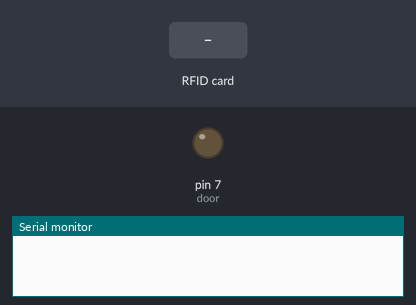
A sketch run on a simulated Arduino Uno, built with avr-gcc and run on an emulated ATmega328P. Shown: output pins drawn as LEDs (lit = HIGH), the last lines printed to the serial monitor. Inputs (shaded band) come from the test bench. Pins used as bus, display or sensor lines are not drawn.

Above: at 1.2 s.
1.3 s: RFID card 1A 43 53 A3 held to the reader
At 1.7 s:
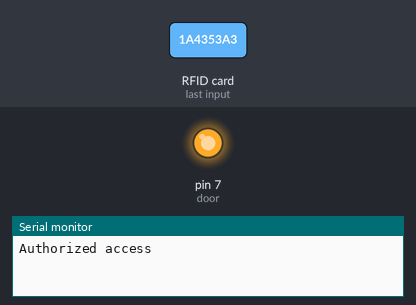
Timing chart, 0 to 4.3 s (numbered marks = the images above; inputs shaded):
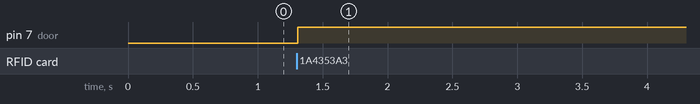

The sketch:

rfid_test.ino
```cpp
#include <SPI.h>
#include <MFRC522.h>
#define SS_PIN 10
#define RST_PIN 9
#define door 7
MFRC522 mfrc522(SS_PIN, RST_PIN);   // Create MFRC522 instance.
const int gate = 7;

void setup()
{
  Serial.begin(9600);   // Initiate a serial communication
  SPI.begin();      // Initiate  SPI bus
  mfrc522.PCD_Init();   // Initiate MFRC522
  //Serial.println("Approximate your card to the reader...");
  //Serial.println();
  pinMode(door, OUTPUT);
  pinMode(gate, OUTPUT);
}
void loop()
{
  // Look for new cards
  if ( ! mfrc522.PICC_IsNewCardPresent())
  {
    return;
  }
  // Select one of the cards
  if ( ! mfrc522.PICC_ReadCardSerial())
  {
    return;
  }
  //Show UID on serial monitor
  //Serial.print("UID tag :");
  String content = "";
  byte letter;
  for (byte i = 0; i < mfrc522.uid.size; i++)
  {
    //Serial.print(mfrc522.uid.uidByte[i] < 0x10 ? " 0" : " ");
    //Serial.print(mfrc522.uid.uidByte[i], HEX);
    content.concat(String(mfrc522.uid.uidByte[i] < 0x10 ? " 0" : " "));
    content.concat(String(mfrc522.uid.uidByte[i], HEX));
  }
  //Serial.println();
  //Serial.print("Message : ");
  content.toUpperCase();
  if (content.substring(1) == "1A 43 53 A3") //Change here the UID of the card/cards that you want to give access.
  {
    Serial.println("Authorized access");
    //Serial.println("1");
    digitalWrite(gate, HIGH);
    //delay(3000);
    //digitalWrite(door, HIGH);
  }
  else   {
    //Serial.println("Access denied");
    //delay(3000);
    //digitalWrite(door, LOW);
  }
}
```

Measured:
- after the input at 1.3 s, pin 7 (door): LOW → HIGH at once
